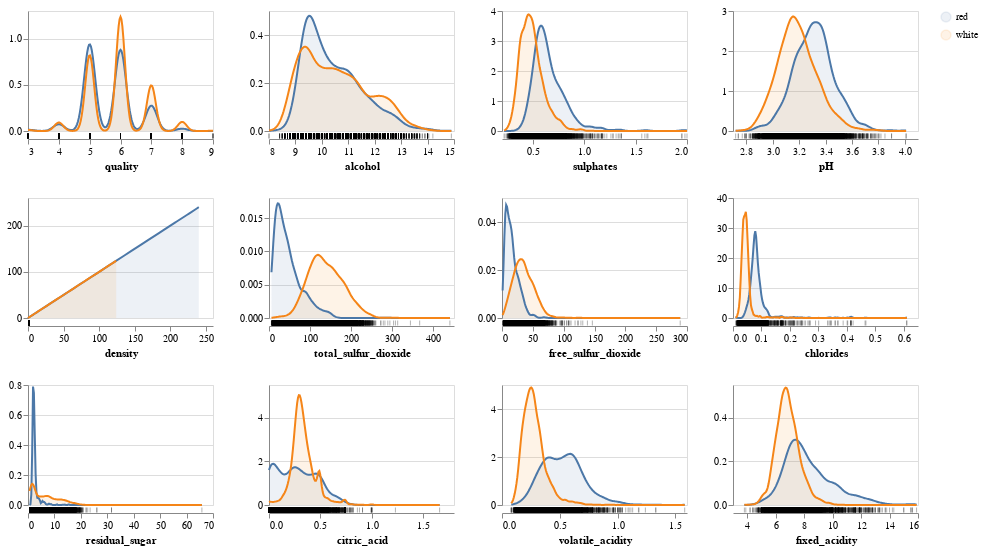

Notebook cell for this chart:
### Code cell
aly.alt.data_transformers.enable('vegafusion')

print("Figure 1: Distribution of Features per Target Class")
aly.dist(wine, color = "color")
